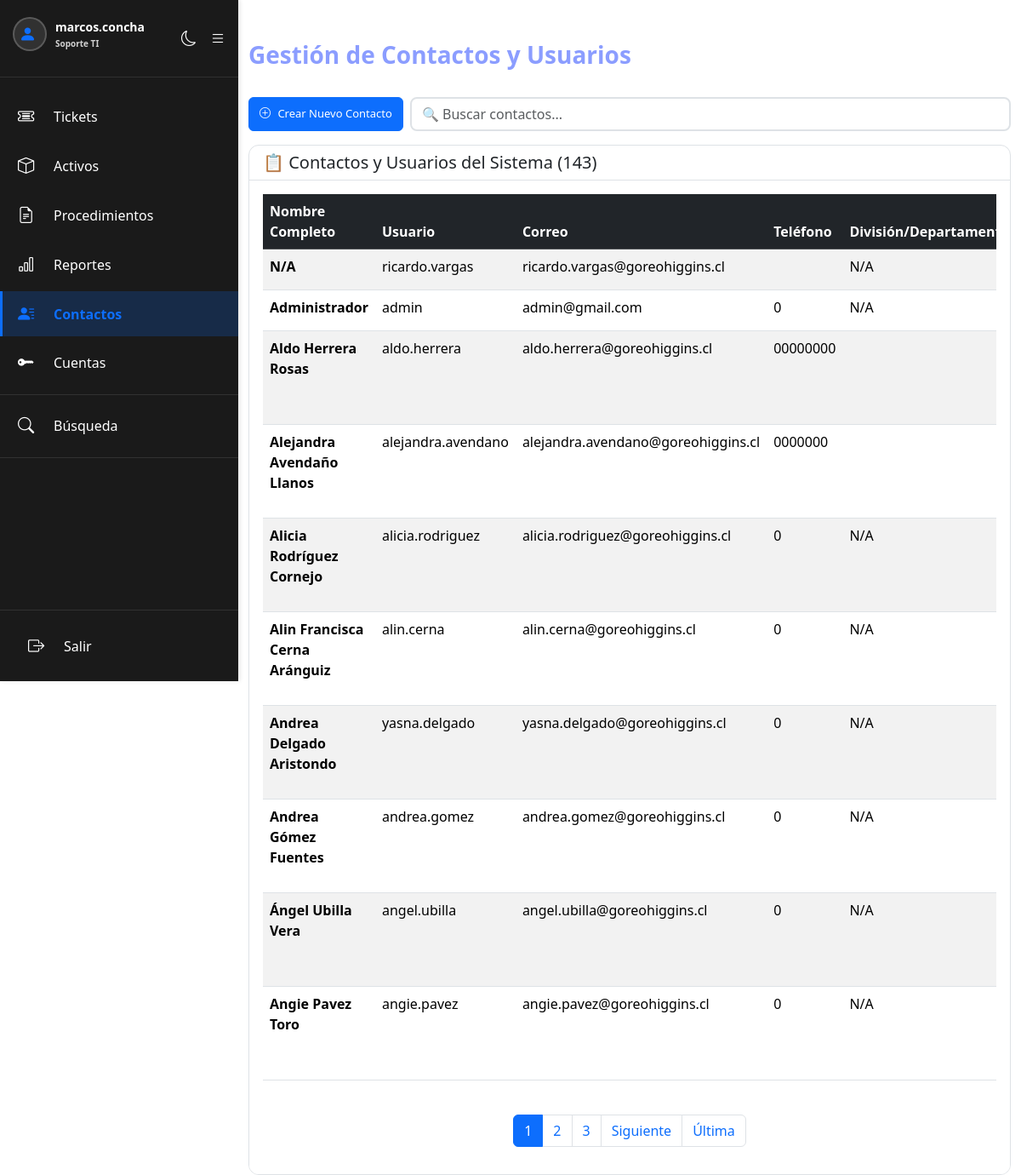
/contactos.php (signed in), run on an earlier commit of the app's database.
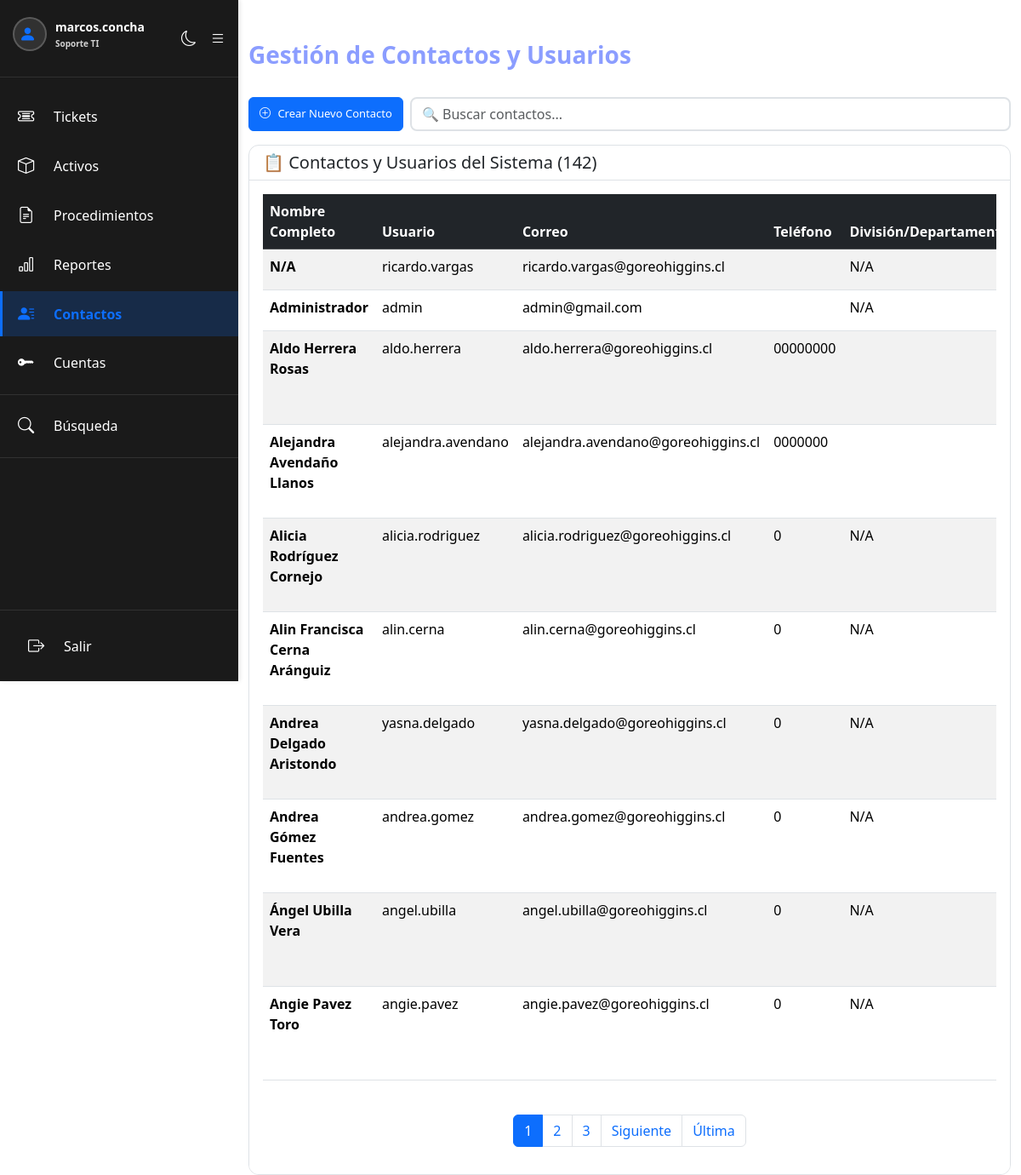
And on a later commit of the database.
### tables this page shows
CREATE TABLE `users` (
  `id` int NOT NULL AUTO_INCREMENT,
  `nombre_completo` varchar(255) DEFAULT NULL,
  `username` varchar(50) NOT NULL,
  `password` varchar(255) NOT NULL,
  `foto_perfil` varchar(255) DEFAULT NULL,
  `role` varchar(20) DEFAULT 'viewer',
  `created_at` datetime DEFAULT CURRENT_TIMESTAMP,
  `necesita_cambiar_password` tinyint(1) DEFAULT '0',
  `email` varchar(255) DEFAULT NULL,
  `numero_telefono` varchar(20) NOT NULL,
  `dpto_division` varchar(255) DEFAULT NULL,
  PRIMARY KEY (`id`),
  UNIQUE KEY `username` (`username`)
);

### contactos.php (the view, shortened to what the changed rows need)
<?php
require_once 'includes/config.php';
$contactos = [];
$total_contactos = 0;
$contactos_por_pagina = 10;
$pagina_contactos = isset($_GET["pagina_contactos"]) ? (int)$_GET["pagina_contactos"] : 1;
$offset = ($pagina_contactos - 1) * $contactos_por_pagina;
$busqueda_contacto = isset($_GET["busqueda_contacto"]) ? trim($_GET["busqueda_contacto"]) : "";
try {
    if (!empty($busqueda_contacto)) {
        $stmt = $conexion->prepare(
            "SELECT COUNT(*) as total FROM users WHERE (nombre_completo LIKE ? OR username LIKE ? OR email LIKE ? OR dpto_division LIKE ?)"
        );
        $search_term = "%{$busqueda_contacto}%";
        $stmt->execute([$search_term, $search_term, $search_term, $search_term]);
    } else {
        $stmt = $conexion->prepare("SELECT COUNT(*) as total FROM users");
        $stmt->execute();
    }
    $total_contactos = $stmt->fetch(PDO::FETCH_ASSOC)['total'];
if (!empty($busqueda_contacto)) {
    $stmt = $conexion->prepare(
        "SELECT id, nombre_completo, username AS nombre_usuario, email AS correo, numero_telefono, dpto_division AS division_departamento, role
         FROM users
         WHERE (nombre_completo LIKE ? OR username LIKE ? OR email LIKE ? OR dpto_division LIKE ?)
         ORDER BY nombre_completo
         LIMIT {$contactos_por_pagina} OFFSET {$offset}"
    );
    $search_term = "%{$busqueda_contacto}%";
    $stmt->execute([$search_term, $search_term, $search_term, $search_term]);
} else {
    $stmt = $conexion->prepare("SELECT id, nombre_completo, username AS nombre_usuario, email AS correo, numero_telefono, dpto_division AS division_departamento, role FROM users ORDER BY nombre_completo LIMIT {$contactos_por_pagina} OFFSET {$offset}");
    $stmt->execute();
}
$contactos = $stmt->fetchAll(PDO::FETCH_ASSOC);
} catch (PDOException $e) {
    $error = "Error al obtener contactos: " . $e->getMessage();
}
?>
<!DOCTYPE html>
<html lang="es">
<head>
    <link href="https://cdn.jsdelivr.net/npm/bootstrap@5.3.8/dist/css/bootstrap.min.css" rel="stylesheet">
    <link rel="stylesheet" href="https://cdn.jsdelivr.net/npm/bootstrap-icons@1.11.3/font/bootstrap-icons.min.css">
    <link href="css/dark-mode.css" rel="stylesheet">
</head>
<body>
    <?php include 'includes/sidebar.php'; ?>
    <div class="container mt-5">
        <div class="row">
            <div class="col-md-12">
                <div class="card">
                    <div class="card-header">
                        <h5 class="mb-0">📋 Contactos y Usuarios del Sistema (<?php echo $total_contactos; ?>)</h5>
                    </div>
                    <div class="card-body">
                        <div class="table-responsive">
                            <table class="table table-hover table-striped" id="tablaContactos">
                                <thead class="table-dark">
                                    <tr>
                                        <th>Nombre Completo</th>
                                        <th>Usuario</th>
                                        <th>Correo</th>
                                        <th>Teléfono</th>
                                        <th>División/Departamento</th>
                                    </tr>
                                </thead>
                                <tbody>
                                    <?php if (count($contactos) > 0): ?>
                                        <?php foreach ($contactos as $contacto): ?>
                                        <tr data-contacto='<?php echo htmlspecialchars(json_encode($contacto)); ?>'>
                                            <td><strong><?php echo htmlspecialchars($contacto["nombre_completo"] ?? "N/A"); ?></strong></td>
                                            <td><?php echo htmlspecialchars($contacto["nombre_usuario"] ?? "N/A"); ?></td>
                                            <td><?php echo htmlspecialchars($contacto["correo"] ?? "N/A"); ?></td>
                                            <td><?php echo htmlspecialchars($contacto["numero_telefono"] ?? "N/A"); ?></td>
                                            <td><?php echo htmlspecialchars($contacto["division_departamento"] ?? "N/A"); ?></td>
                                        </tr>
                                        <?php endforeach; ?>
                                    <?php endif; ?>
                                </tbody>
                            </table>
                        </div>
                    </div>
                </div>
            </div>
        </div>
    </div>
</body>
</html>

What changed in the data, as far as the page shows it:
changed users "Administrador": numero_telefono "0" → (not shown)
Also different on the page:
$total_contactos: "143" → "142"
